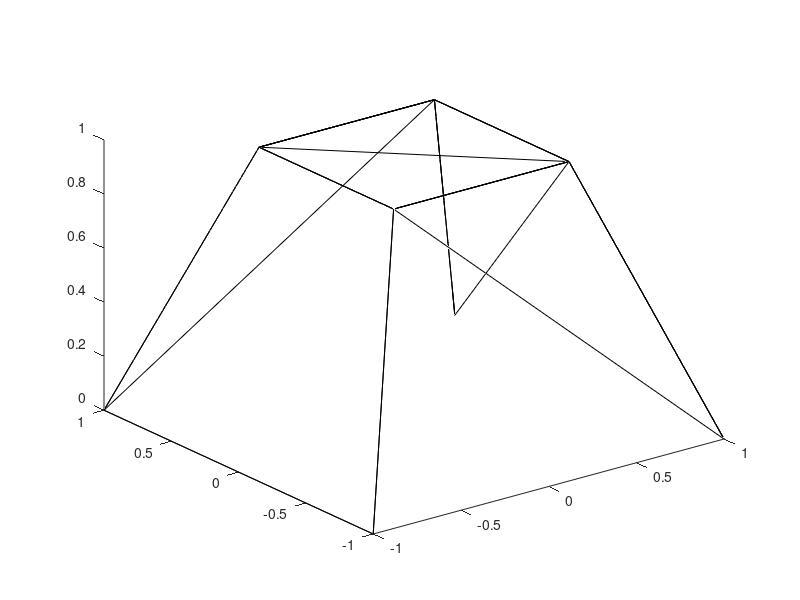

Here is the MATLAB script that generated this plot:
%filename: hw52.m
%Daniel Silva
%10/31/16
%Purpose: The purpose of this program is to read data from the truss file
%and graph the geometry of the structure


clear all; 
close all;
clc;

%The given points that are needed
p=[ -1,   -1,   0 ;
     1,   -1,   0 ;
     1,    1,   0 ;
    -1,    1,   0 ;
    -0.5, -0.5, 1 ;
     0.5, -0.5, 1 ;
     0.5,  0.5, 1 ;
    -0.5,  0.5, 1 ];
%The given connectivites 
con= [ 1     5;
       1     6;
       5     2;
       2     6;
       2     7;
       6     3;
       3     7;
       3     8;
       7     4;
       4     8;
       4     5;
       1     8;
       5     7;
       6     8;
       5     6;
       6     7;
       7     8;
       8     5];
%defines the size of the connectivites matrix
[conrow,concol]=size(con);
%empty matrices that will be used later
x=zeros(1,8);
y=zeros(1,8);
z=zeros(1,8);
tempx=zeros(conrow,2);
tempy=zeros(conrow,2);
tempz=zeros(conrow,2);
%loop that stores all the points in the respective matrices 
for xi=1:8
x(xi)=p(xi,1);
y(xi)=p(xi,2);
z(xi)=p(xi,3);
end
figure
%stores the necessary connectivity points into a temp matrix and plots them

for ii=1:conrow
    tempx(ii,1)=x(con(ii,1));
    tempx(ii,2)=x(con(ii,2));
    tempy(ii,1)=y(con(ii,1));
    tempy(ii,2)=y(con(ii,2));
    tempz(ii,1)=z(con(ii,1));
    tempz(ii,2)=z(con(ii,2));
    plot3(tempx,tempy,tempz,'k-')
end

        
